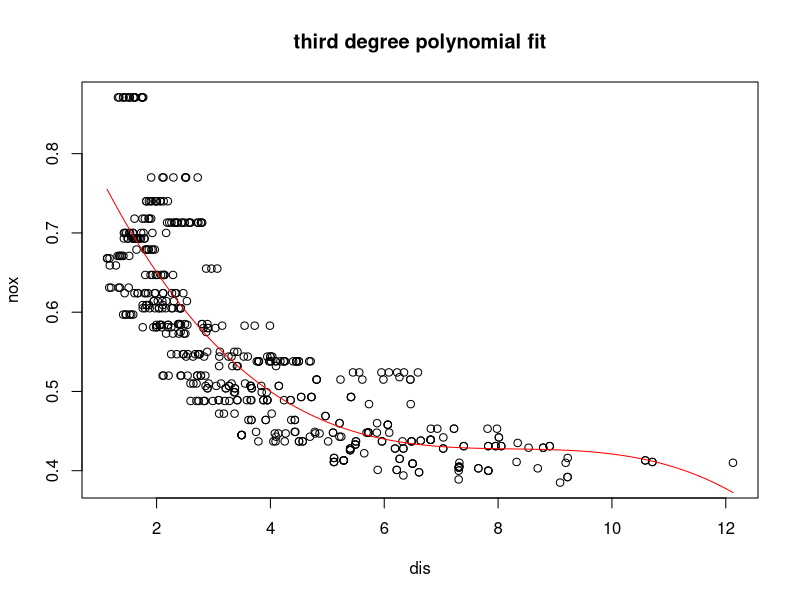
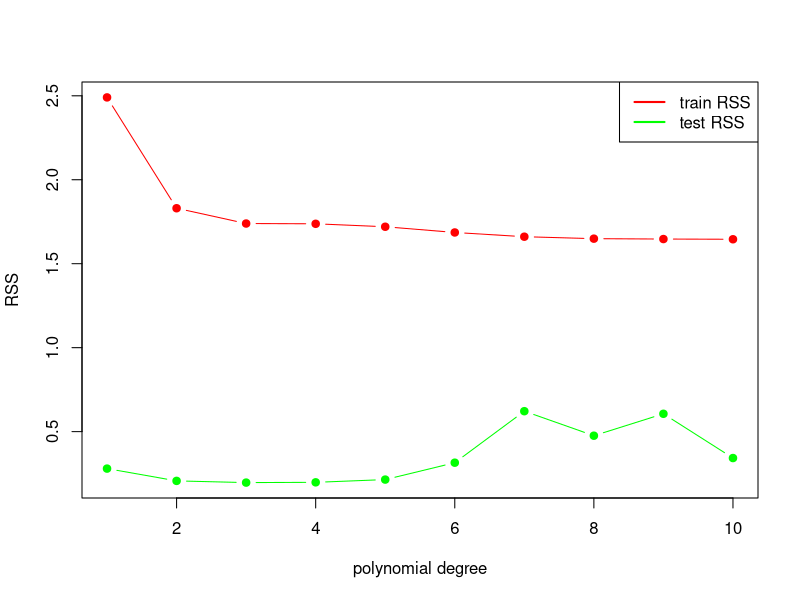
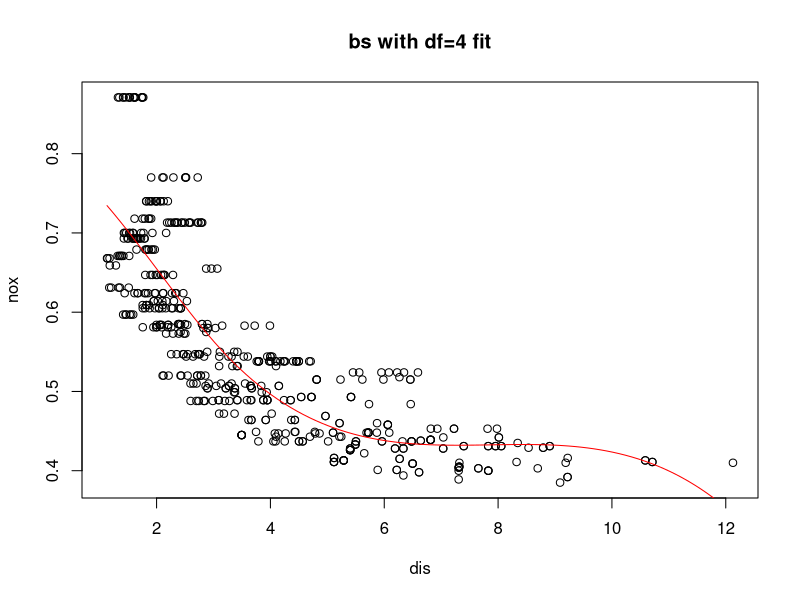
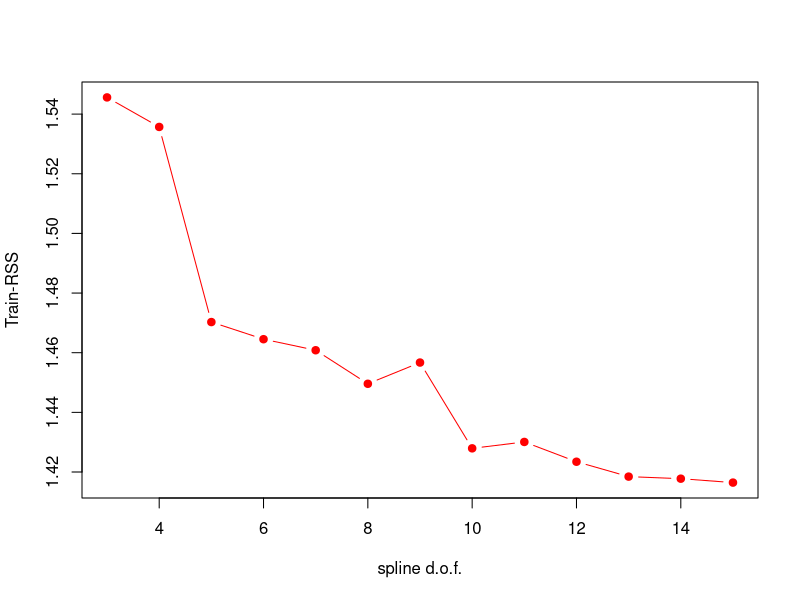
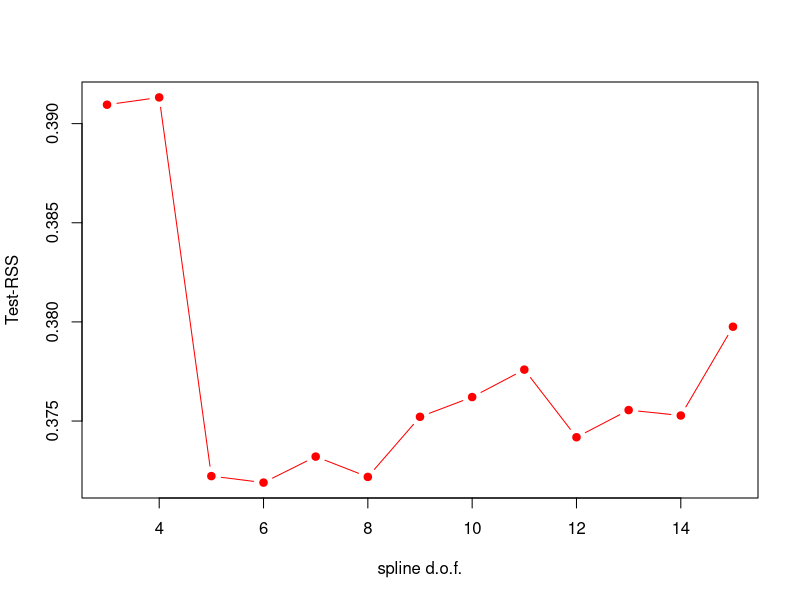

Recreate these plots in R, in order.
## ---- chunk 1
library(MASS)
m <- lm(nox ~ poly(dis, 3), data=Boston )
summary(m)
## ---- chunk 2
plot( Boston$dis, Boston$nox, xlab='dis', ylab='nox', main='third degree polynomial fit' )
dis_range <- range(Boston$dis )
dis_samples <- seq(from=dis_range[1], to=dis_range[2], length.out=100 )
y_hat <- predict(m, newdata=list(dis=dis_samples ) )

lines( dis_samples, y_hat, col='red' )
## ---- chunk 3
library(MASS)
d_max <- 10
# The training RSS:
training_rss <- rep(NA, d_max)
for( d in 1:d_max ){
  m <- lm(nox ~ poly(dis, d), data=Boston )
  training_rss[d] <- sum(( m$residuals )^2 )
}
## ---- chunk 4
library(MASS)
set.seed(1)
k <- 10
d_max <- 10
folds <- sample(1:k, nrow(Boston), replace=TRUE )
cv.rss.test <- matrix(NA, k, d_max )
cv.rss.train <- matrix(NA, k, d_max )

for( d in 1:d_max ){
  for( fi in 1:k ){ # for each fold
    fit <- lm(nox ~ poly(dis, d), data=Boston[folds!=fi,] )

    y_hat <- predict(fit, newdata=Boston[folds!=fi,] )
    cv.rss.train[fi,d] <- sum(( Boston[folds!=fi,]$nox - y_hat )^2 )

    y_hat <- predict(fit, newdata=Boston[folds==fi,] )
    cv.rss.test[fi,d] <- sum(( Boston[folds==fi,]$nox - y_hat )^2 )
  }
}

cv.rss.train.mean <- apply(cv.rss.train, 2, mean)
cv.rss.train.stderr <- apply(cv.rss.train, 2, sd)/sqrt(k)

cv.rss.test.mean <- apply(cv.rss.test, 2, mean)
cv.rss.test.stderr <- apply(cv.rss.test, 2, sd)/sqrt(k)

min_value <- min(c(cv.rss.test.mean, cv.rss.train.mean) )
max_value <- max(c(cv.rss.test.mean, cv.rss.train.mean) )

plot( 1:d_max, cv.rss.train.mean, xlab='polynomial degree', ylab='RSS', col='red', pch=19, type='b', ylim=c(min_value,max_value) )
lines( 1:d_max, cv.rss.test.mean, col='green', pch=19, type='b' )
legend( "topright", legend=c("train RSS","test RSS"), col=c("red","green"), lty=1, lwd=2 )
## ---- chunk 5
library(MASS)
library(splines)
m <- lm(nox ~ bs(dis, df=4), data=Boston )
plot( Boston$dis, Boston$nox, xlab='dis', ylab='nox', main='bs with df=4 fit' )

dis_range <- range(Boston$dis )
dis_samples <- seq(from=dis_range[1], to=dis_range[2], length.out=100 )
y_hat <- predict(m, newdata=list(dis=dis_samples ) )
lines( dis_samples, y_hat, col='red' )
## ---- chunk 6
library(MASS)
library(splines)
set.seed(1)
dof_choices = c(3:15)
n_dof_choices = length(dof_choices)

# The RSS estimated using cross-validation:

k = 5
folds = sample( 1:k, nrow(Boston), replace=TRUE )
cv.rss.test = matrix( NA, k, n_dof_choices )
cv.rss.train = matrix( NA, k, n_dof_choices )

for( di in 1:n_dof_choices ){
   for( fi in 1:k ){ # for each fold
      fit = lm( nox ~ bs(dis,df=dof_choices[di]), data=Boston[folds!=fi,] )

      y_hat = predict( fit, newdata=Boston[folds!=fi,] )
      cv.rss.train[fi,di] = sum( ( Boston[folds!=fi,]$nox - y_hat )^2 )

      y_hat = predict( fit, newdata=Boston[folds==fi,] )
      cv.rss.test[fi,di] = sum( ( Boston[folds==fi,]$nox - y_hat )^2 )
   }
}

cv.rss.train.mean = apply(cv.rss.train,2,mean)
cv.rss.train.stderr = apply(cv.rss.train,2,sd)/sqrt(k)

cv.rss.test.mean = apply(cv.rss.test,2,mean)
cv.rss.test.stderr = apply(cv.rss.test,2,sd)/sqrt(k)

min_value = min( c(cv.rss.test.mean,cv.rss.train.mean) )
max_value = max( c(cv.rss.test.mean,cv.rss.train.mean) )

plot( dof_choices, cv.rss.train.mean, xlab='spline d.o.f.', ylab='Train-RSS', col='red', pch=19, type='b' )

plot( dof_choices, cv.rss.test.mean, xlab='spline d.o.f.', ylab='Test-RSS', col='red', pch=19, type='b' )
## ---- chunk 7

